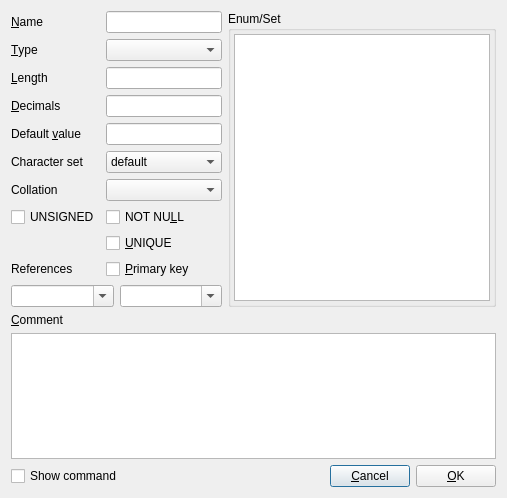
<?xml version="1.0" encoding="UTF-8"?>
<ui version="4.0">
 <class>DlgColumnDef</class>
 <widget class="QDialog" name="DlgColumnDef">
  <property name="geometry">
   <rect>
    <x>0</x>
    <y>0</y>
    <width>507</width>
    <height>498</height>
   </rect>
  </property>
  <property name="windowTitle">
   <string>Column definition</string>
  </property>
  <property name="modal">
   <bool>true</bool>
  </property>
  <layout class="QVBoxLayout">
   <item>
    <layout class="QHBoxLayout">
     <property name="spacing">
      <number>6</number>
     </property>
     <property name="margin">
      <number>0</number>
     </property>
     <item>
      <layout class="QGridLayout">
       <property name="margin">
        <number>0</number>
       </property>
       <property name="spacing">
        <number>6</number>
       </property>
       <item row="4" column="0">
        <widget class="QLabel" name="label_2_2_2_2_2">
         <property name="text">
          <string>Default &amp;value</string>
         </property>
         <property name="textFormat">
          <enum>Qt::PlainText</enum>
         </property>
         <property name="buddy">
          <cstring>edDefaultValue</cstring>
         </property>
        </widget>
       </item>
       <item row="3" column="1">
        <widget class="QLineEdit" name="edDecimals"/>
       </item>
       <item row="9" column="1">
        <widget class="QCheckBox" name="chkPrimaryKey">
         <property name="text">
          <string>&amp;Primary key</string>
         </property>
        </widget>
       </item>
       <item row="2" column="1">
        <widget class="QLineEdit" name="edLength"/>
       </item>
       <item row="7" column="1">
        <widget class="QCheckBox" name="chkNotNull">
         <property name="text">
          <string>NOT NU&amp;LL</string>
         </property>
        </widget>
       </item>
       <item row="7" column="0">
        <widget class="QCheckBox" name="chkUnsigned">
         <property name="text">
          <string>UNSIGNED</string>
         </property>
        </widget>
       </item>
       <item row="1" column="0">
        <widget class="QLabel" name="label_2_3">
         <property name="text">
          <string>&amp;Type</string>
         </property>
         <property name="textFormat">
          <enum>Qt::PlainText</enum>
         </property>
         <property name="buddy">
          <cstring>lstType</cstring>
         </property>
        </widget>
       </item>
       <item row="0" column="0">
        <widget class="QLabel" name="label_3">
         <property name="text">
          <string>&amp;Name</string>
         </property>
         <property name="textFormat">
          <enum>Qt::PlainText</enum>
         </property>
         <property name="buddy">
          <cstring>edName</cstring>
         </property>
        </widget>
       </item>
       <item row="2" column="0">
        <widget class="QLabel" name="label_2_2_3">
         <property name="text">
          <string>&amp;Length</string>
         </property>
         <property name="textFormat">
          <enum>Qt::PlainText</enum>
         </property>
         <property name="buddy">
          <cstring>edLength</cstring>
         </property>
        </widget>
       </item>
       <item row="3" column="0">
        <widget class="QLabel" name="label_2_2_2_3">
         <property name="text">
          <string>&amp;Decimals</string>
         </property>
         <property name="textFormat">
          <enum>Qt::PlainText</enum>
         </property>
         <property name="buddy">
          <cstring>edDecimals</cstring>
         </property>
        </widget>
       </item>
       <item row="9" column="0">
        <widget class="QLabel" name="label">
         <property name="text">
          <string>References</string>
         </property>
        </widget>
       </item>
       <item row="8" column="1">
        <widget class="QCheckBox" name="chkUnique">
         <property name="text">
          <string>&amp;UNIQUE</string>
         </property>
        </widget>
       </item>
       <item row="0" column="1">
        <widget class="QLineEdit" name="edName"/>
       </item>
       <item row="4" column="1">
        <widget class="QLineEdit" name="edDefaultValue"/>
       </item>
       <item row="1" column="1">
        <widget class="QComboBox" name="lstType"/>
       </item>
       <item row="5" column="0">
        <widget class="QLabel" name="label_4">
         <property name="text">
          <string>Character set</string>
         </property>
         <property name="buddy">
          <cstring>lstCharacterSet</cstring>
         </property>
        </widget>
       </item>
       <item row="5" column="1">
        <widget class="QComboBox" name="lstCharacterSet">
         <item>
          <property name="text">
           <string>default</string>
          </property>
         </item>
         <item>
          <property name="text">
           <string>Utf8</string>
          </property>
         </item>
         <item>
          <property name="text">
           <string>Latin1</string>
          </property>
         </item>
        </widget>
       </item>
       <item row="10" column="0" colspan="2">
        <layout class="QHBoxLayout" name="horizontalLayout">
         <item>
          <widget class="QComboBox" name="lstRefTable">
           <property name="editable">
            <bool>true</bool>
           </property>
          </widget>
         </item>
         <item>
          <widget class="QComboBox" name="lstRefColumn">
           <property name="editable">
            <bool>true</bool>
           </property>
          </widget>
         </item>
        </layout>
       </item>
       <item row="6" column="0">
        <widget class="QLabel" name="label_5">
         <property name="text">
          <string>Collation</string>
         </property>
         <property name="buddy">
          <cstring>lstCharacterSet</cstring>
         </property>
        </widget>
       </item>
       <item row="6" column="1">
        <widget class="QComboBox" name="lstCollation"/>
       </item>
      </layout>
     </item>
     <item>
      <widget class="QGroupBox" name="grpEnum">
       <property name="title">
        <string>Enum/Set</string>
       </property>
       <layout class="QVBoxLayout">
        <property name="spacing">
         <number>6</number>
        </property>
        <property name="margin">
         <number>3</number>
        </property>
        <item>
         <widget class="QTextEdit" name="txtEnum">
          <property name="toolTip">
           <string>one entry per line</string>
          </property>
          <property name="styleSheet">
           <string>color: black</string>
          </property>
          <property name="html">
           <string>&lt;!DOCTYPE HTML PUBLIC &quot;-//W3C//DTD HTML 4.0//EN&quot; &quot;http://www.w3.org/TR/REC-html40/strict.dtd&quot;&gt;
&lt;html&gt;&lt;head&gt;&lt;meta name=&quot;qrichtext&quot; content=&quot;1&quot; /&gt;&lt;style type=&quot;text/css&quot;&gt;
p, li { white-space: pre-wrap; }
&lt;/style&gt;&lt;/head&gt;&lt;body style=&quot; font-family:'Ubuntu'; font-size:10pt; font-weight:400; font-style:normal;&quot;&gt;
&lt;p style=&quot;-qt-paragraph-type:empty; margin-top:0px; margin-bottom:0px; margin-left:0px; margin-right:0px; -qt-block-indent:0; text-indent:0px; font-family:'Nimbus Sans L'; font-size:12pt;&quot;&gt;&lt;/p&gt;&lt;/body&gt;&lt;/html&gt;</string>
          </property>
          <property name="acceptRichText">
           <bool>false</bool>
          </property>
          <property name="textInteractionFlags">
           <set>Qt::LinksAccessibleByKeyboard|Qt::LinksAccessibleByMouse|Qt::TextBrowserInteraction|Qt::TextEditable|Qt::TextEditorInteraction|Qt::TextSelectableByKeyboard|Qt::TextSelectableByMouse</set>
          </property>
         </widget>
        </item>
       </layout>
      </widget>
     </item>
    </layout>
   </item>
   <item>
    <layout class="QVBoxLayout">
     <item>
      <widget class="QLabel" name="label_2">
       <property name="text">
        <string>&amp;Comment</string>
       </property>
       <property name="buddy">
        <cstring>txtComment</cstring>
       </property>
      </widget>
     </item>
     <item>
      <widget class="QTextEdit" name="txtComment">
       <property name="acceptRichText">
        <bool>false</bool>
       </property>
      </widget>
     </item>
    </layout>
   </item>
   <item>
    <spacer>
     <property name="orientation">
      <enum>Qt::Vertical</enum>
     </property>
     <property name="sizeHint" stdset="0">
      <size>
       <width>407</width>
       <height>16</height>
      </size>
     </property>
    </spacer>
   </item>
   <item>
    <layout class="QHBoxLayout">
     <property name="spacing">
      <number>6</number>
     </property>
     <property name="margin">
      <number>0</number>
     </property>
     <item>
      <widget class="QCheckBox" name="chkShowCommand">
       <property name="text">
        <string>Show command</string>
       </property>
      </widget>
     </item>
     <item>
      <spacer>
       <property name="orientation">
        <enum>Qt::Horizontal</enum>
       </property>
       <property name="sizeHint" stdset="0">
        <size>
         <width>40</width>
         <height>20</height>
        </size>
       </property>
      </spacer>
     </item>
     <item>
      <widget class="QPushButton" name="cancelButton">
       <property name="text">
        <string>&amp;Cancel</string>
       </property>
      </widget>
     </item>
     <item>
      <widget class="QPushButton" name="btOk">
       <property name="text">
        <string>&amp;OK</string>
       </property>
      </widget>
     </item>
    </layout>
   </item>
  </layout>
 </widget>
 <tabstops>
  <tabstop>edName</tabstop>
  <tabstop>lstType</tabstop>
  <tabstop>edLength</tabstop>
  <tabstop>edDecimals</tabstop>
  <tabstop>edDefaultValue</tabstop>
  <tabstop>chkNotNull</tabstop>
  <tabstop>chkUnique</tabstop>
  <tabstop>btOk</tabstop>
  <tabstop>cancelButton</tabstop>
 </tabstops>
 <resources/>
 <connections>
  <connection>
   <sender>cancelButton</sender>
   <signal>clicked()</signal>
   <receiver>DlgColumnDef</receiver>
   <slot>reject()</slot>
   <hints>
    <hint type="sourcelabel">
     <x>287</x>
     <y>75</y>
    </hint>
    <hint type="destinationlabel">
     <x>284</x>
     <y>191</y>
    </hint>
   </hints>
  </connection>
  <connection>
   <sender>btOk</sender>
   <signal>clicked()</signal>
   <receiver>DlgColumnDef</receiver>
   <slot>accept()</slot>
   <hints>
    <hint type="sourcelabel">
     <x>310</x>
     <y>24</y>
    </hint>
    <hint type="destinationlabel">
     <x>316</x>
     <y>199</y>
    </hint>
   </hints>
  </connection>
 </connections>
</ui>
